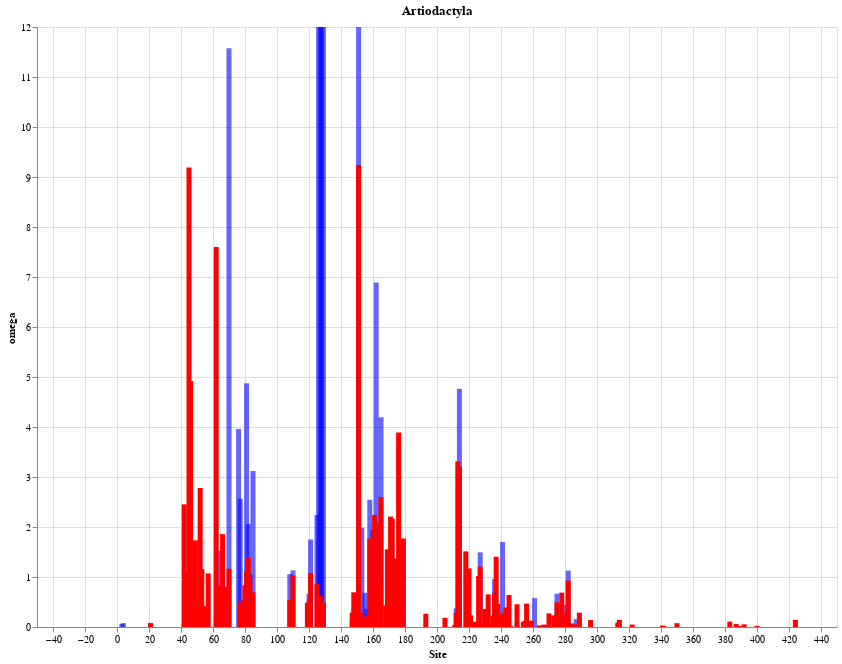

Notebook code cell kept with this figure:
### Code cell
source = df_Test
print("BDNF_Recombinants_RELAX_" + Label + ".png")

# Test set plot
line1 = alt.Chart(source).mark_bar(color='blue', opacity=0.6).encode(
    x='Site',
    y=alt.Y('omega', scale=alt.Scale(domain=(0, 12), clamp=True))
    
).properties(
    width=800,
    height=600,
    title=Label)

# Background plot
source = df_Background
line2 = alt.Chart(source).mark_bar(color='red', opacity=1.0).encode(
    x="Site",
    y=alt.Y('omega', scale=alt.Scale(domain=(0, 12), clamp=True))
).properties(
    width=800,
    height=600
)

line1 + line2

### Figure 1 — Vega-Lite specification as saved in the notebook (floating-point values rounded to 4 significant figures; data arrays with more than 128 entries replaced by an {"elided": "..."} marker saying what was removed)
{"config": {"view": {"continuousWidth": 400, "continuousHeight": 300}}, "layer": [{"data": {"name": "data-4c0479c1f158cf2179c7bbdb7ce725a0"}, "mark": {"type": "bar", "color": "blue", "opacity": 0.6}, "encoding": {"x": {"type": "quantitative", "field": "Site"}, "y": {"type": "quantitative", "field": "omega", "scale": {"clamp": true, "domain": [0, 12]}}}, "height": 600, "title": "Artiodactyla", "width": 800}, {"data": {"name": "data-efaff41869088b9af3415cdc3c97247b"}, "mark": {"type": "bar", "color": "red", "opacity": 1.0}, "encoding": {"x": {"type": "quantitative", "field": "Site"}, "y": {"type": "quantitative", "field": "omega", "scale": {"clamp": true, "domain": [0, 12]}}}, "height": 600, "width": 800}], "$schema": "https://vega.github.io/schema/vega-lite/v4.8.1.json", "datasets": {"data-4c0479c1f158cf2179c7bbdb7ce725a0": {"elided": "449 records"}, "data-efaff41869088b9af3415cdc3c97247b": {"elided": "449 records"}}}
